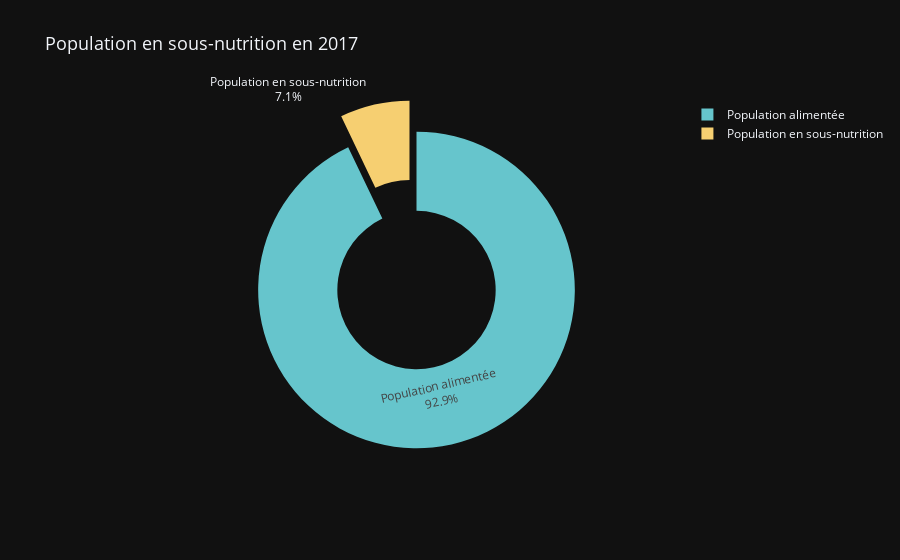

The code cell stored with this chart in its notebook:
### Code cell
# Données pour le graphique
labels = ['Population en sous-nutrition', 'Population alimentée']
sizes = [proportion_sous_nutri_2017, 100 - proportion_sous_nutri_2017]

# Création de la figure
fig = px.pie(values=sizes, names=labels, title='Population en sous-nutrition en 2017',
             labels={'names': 'Titre', 'values': 'Pourcentage'},
             hole=0.5, color_discrete_sequence=px.colors.qualitative.Pastel)

# Mise en forme de la figure
fig.update_traces(textinfo='percent+label', pull=[0.2, 0])
fig.update_layout(title={'text': 'Population en sous-nutrition en 2017', 'font': {'size': 18}},
                  template='plotly_dark')
# Afficher l'image dynamique
fig.show()
# Redimensionner l'image 
fig.update_layout(width=1240)
# Enregistrer en tant qu'image
fig.write_image("figure/1.png")
# Afficher l'image sur le depot Github
display(Image(filename="figure/1.png"))

### Figure 1 — Plotly figure (JSON) as saved in the notebook; plotly's stock layout.template omitted (floating-point values rounded to 4 significant figures)
{"data": [{"domain": {"x": [0, 1], "y": [0, 1]}, "hole": 0.5, "hovertemplate": "Titre=%{label}<br>Pourcentage=%{value}<extra></extra>", "labels": ["Population en sous-nutrition", "Population alimentée"], "legendgroup": "", "name": "", "pull": [0.2, 0], "showlegend": true, "textinfo": "percent+label", "type": "pie", "values": [7.1, 92.9]}], "layout": {"legend": {"tracegroupgap": 0}, "piecolorway": ["rgb(102, 197, 204)", "rgb(246, 207, 113)", "rgb(248, 156, 116)", "rgb(220, 176, 242)", "rgb(135, 197, 95)", "rgb(158, 185, 243)", "rgb(254, 136, 177)", "rgb(201, 219, 116)", "rgb(139, 224, 164)", "rgb(180, 151, 231)", "rgb(179, 179, 179)"], "title": {"font": {"size": 18}, "text": "Population en sous-nutrition en 2017"}}}
